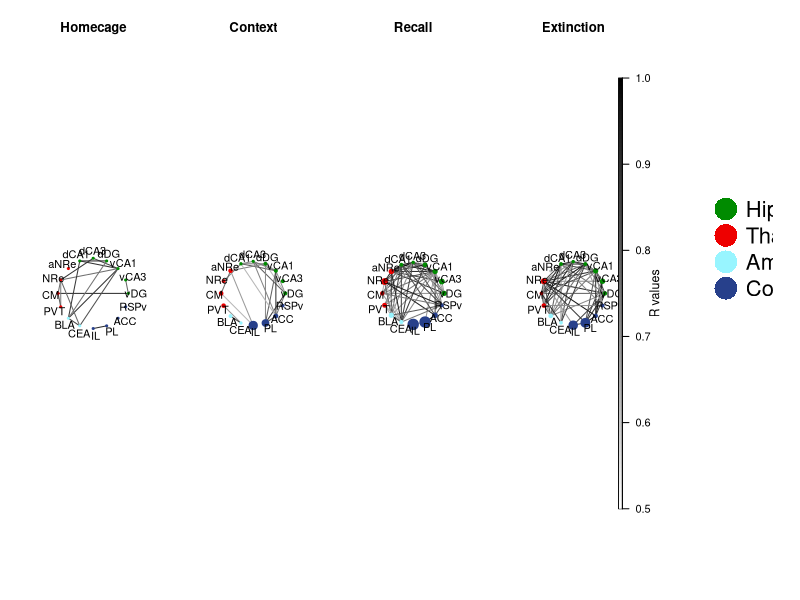

Here is the R script that generated this plot:
## #############################################################################
## Date:        April 2018 (updated June 2022 for new R)
## Author:      Allison M. Burns
## Filename:    PearsonNetworkPlot.R
## Project:     Brain Region cFos correlations
## Description: For each behavioral paradigm (homecage, context only, recall,
##              extinction) calculate correlation of cFos density and build
##              correlation plot.
##
## Input:       CSV file of cFos density calculated for each brain region by
##              behavioral paradigm. The density of cFos-positive cells
##              (cFos+/mm2) was averaged over 2–6 sections per animal. Brain
##              region correlations reflecting fewer than four pairs were
##              excluded for all subsequent visualization and analysis.
## 
## Output:      Circos plot indicating which brain regions are simulateously
##              activated (and to which extent) during each behavioural
##              paradigm. 
## #############################################################################

library(igraph)
library(Hmisc)
library(reshape)
library(fields)

################################################################################
## Load and wrangle data
################################################################################
data <- read.csv("../data_files/cFosData_bas.csv")
exp <- c('Homecage','Context','Recall','Extinction')

## Remove irrelevant brain regions (+ freezing data)
data <- data[lapply(data$Brain.Region,function(x) { nchar(as.character(x)) } ) > 1,]
data <- data[-grep("MD|AT|freezing",data$Brain.Region),]
br <- as.character(data$Brain.Region)

## Define cutoffs
p.cutoff <- 0.1 
n.cutoff <- 4
r.cutoff <- 0.5

getExpCorrelations <- function(exp,data){
    ## Get Experimental information and remove freezing row
    data <- data[,grep(exp,colnames(data))]
    rownames(data) <- br
    data <- t(data)
    
    ## Get correlations and p.values of correlations
    myCorVals <- rcorr(data)
    
    corVals <- cbind(melt(myCorVals[[1]]),
                     melt(myCorVals[[3]])[3],
                     melt(myCorVals[[2]])[3])
    colnames(corVals) <- c("BR1","BR2","r.val","p.val","n.val")
    corVals <- corVals[!duplicated(corVals[3:5]),] 
    corVals <- corVals[corVals$p.val <= p.cutoff &
                       corVals$n.val > n.cutoff &
                       corVals$r.val >= r.cutoff,]
    corVals <- na.omit(corVals)
}

BRcorrs <- lapply(exp,getExpCorrelations,data)

################################################################################
## Build iGraph Correlation plots
################################################################################
## Set node size as proportion of cFos for each exp vs homecage
nodeSize <- function(i,exp,data){
    ## homecage values
    homecage <- data[,grep(exp[[1]],colnames(data))]
    rownames(homecage) <- br
    homecage <- t(homecage)
    
    ## Get Experimental information and remove freezing
    experiment <- data[,grep(exp[[i]],colnames(data))]
    rownames(experiment) <- br
    experiment <- t(experiment)

    ## Define node size as proportion of cFos for each exp vs homecage
    node.sizes <- colSums(experiment,na.rm=TRUE) / colSums(homecage,na.rm=TRUE)
    round(node.sizes,2)
}

node.size <- lapply(seq(1:length(exp)), nodeSize, exp, data)

## Set colors for nodes by general brain region
HPP <- "green4"
COR <- "royalblue4"
THA <- "red2"
AMY <- "cadetblue1"
BRcols <- list(c(rep(HPP,6),rep(THA,4),rep(AMY,2),rep(COR,4)),
               c(rep(HPP,6),rep(THA,4),rep(AMY,2),rep(COR,4)),
               c(rep(HPP,6),rep(THA,4),rep(AMY,2),rep(COR,4)),
               c(rep(HPP,6),'grey',THA,rep(THA,2),rep(AMY,2),rep(COR,4)))

## Set colors for edges
Min = r.cutoff
Max = 1
## Make vector of colors for values below threshold
rampcols = colorRampPalette(colors = c("white","black"),space = "Lab") (106) 
rampbreaks = seq(Min,Max,length.out=length(rampcols)+1)
## Add edge color information to correlation data
BRcorrs <- lapply(BRcorrs,function(data){
    data$color <- unlist(lapply(data$r.val,function(x) {
        rampcols[which.min(abs(rampbreaks - x))]
    }))
    data
})

## Build plot
CorrelationCircosPlot <- function(i,BRcorrs,node.size){
    experiment <- BRcorrs[[i]]
    node.sizes <- node.size[[i]]
    ## Format data
    net <- graph_from_data_frame(d=experiment, vertices=br)
    n <- length(node.sizes)
    radian.rescale <- function(x, start=0, direction=1) {
        c.rotate <- function(x) (x + start) %% (2 * pi) * direction
        c.rotate(scales::rescale(x, c(0, 2 * pi), range(x)))
    }
    lab.locs <- radian.rescale(x=1:n, direction=-1, start=0)
    
    ## Circle layout
    V(net)$size <- (node.sizes[match(br,names(node.sizes))])*6
    V(net)$color <- BRcols[[i]]
    V(net)$frame.color <- BRcols[[i]]
    V(net)$label.cex <- 1
    V(net)$label.dist <- rep(3,n)
    
    V(net)$label.degree <- lab.locs
    V(net)$label.family <- "sans"
    V(net)$label.color <- 'black'
    E(net)$arrow.mode <- 0
    
    l <- layout_in_circle(net)
    plot(net, layout=l, main = exp[[i]])
}

pdf("../figure_files/correlation_network.pdf",width=14,height=3)
par(mfrow=c(1,5))
## Plot Circos Plots
lapply(seq(1:length(BRcorrs)),CorrelationCircosPlot,BRcorrs,node.size)
## Add edge legend
image.plot(nlevel=100,
             legend.only=TRUE,
             horizontal=FALSE,
             legend.width=1.25,
             col=rampcols,
             breaks=rampbreaks,
             new=TRUE,
             legend.lab="R values",
             legend.cex=.75,
             axis.args=c(cex.axis=1))
## Add brain region legend
plot(1, type="n", axes=FALSE, xlab="", ylab="")
legend(0.7,1.2, c("Hippocampus","Thalamus", "Amygdala","Cortex"), pch=21, pt.bg=unique(BRcols[[1]]), pt.cex=4.6, cex=2, bty="n", ncol=1,pt.lwd =0)
dev.off()
